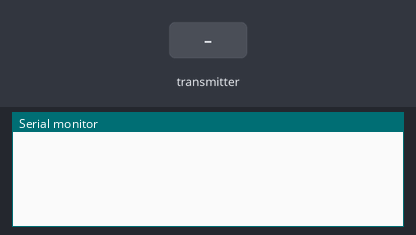
This sketch was run on a simulated ESP32. Parts: the last lines printed to the serial monitor. Inputs (shaded band) come from the test bench.

Above: at 1.2 s.
1.3 s: the transmitter starts sending a = 0
At 1.66 s:
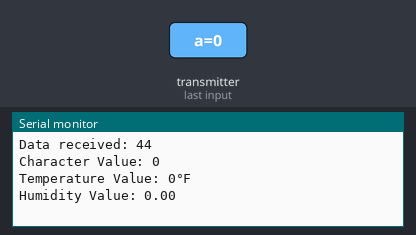
2.8 s: the transmitter starts sending b = 1024
4.3 s: the transmitter starts sending c = 25
At 4.66 s:
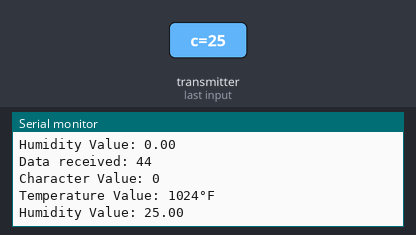
5.8 s: the transmitter starts sending a = 1
7.3 s: the transmitter starts sending b = 2048
8.8 s: the transmitter starts sending c = 50
At 9.16 s:
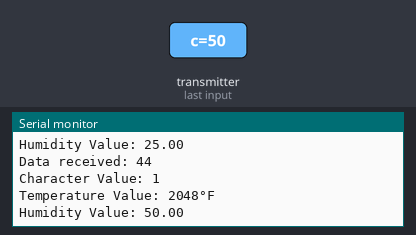
Timing chart, 0 to 11.3 s (numbered marks = the images above; inputs shaded):
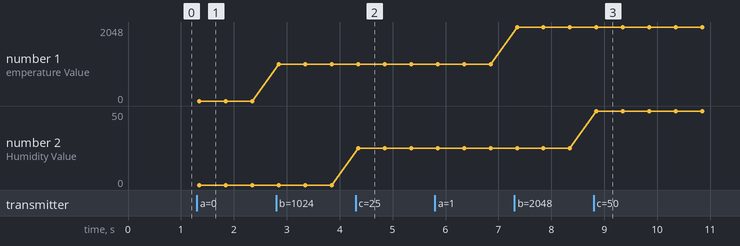

Measured:
- after the input at 1.3 s, the serial monitor: prints a new line after 0.05 s (image 1)
- after the input at 4.3 s, the serial monitor: prints a new line after 0.05 s (image 2)
- after the input at 8.8 s, the serial monitor: prints a new line after 0.05 s (image 3)
- plotted number 1: 0 → 1024 after the input at 2.8 s, 1024 → 2048 after the input at 7.3 s
- plotted number 2: 0 → 25 after the input at 4.3 s, 25 → 50 after the input at 8.8 s

The sketch:

Receiver_espnow.ino
```cpp
// Include Libraries
#include <esp_now.h>
#include <WiFi.h>

// Define a data structure
typedef struct struct_message {
  char a[32];
  int b;
  float c;
  bool d;
} struct_message;

// Create a structured object
struct_message myData;


// Callback function executed when data is received
// Transmitting DHT11 sensor data (Temperature, Humidity)
void OnDataRecv(const esp_now_recv_info_t *info, const uint8_t *data, int len) {
//void OnDataRecv(const uint8_t * mac, const uint8_t *incomingData, int len) {
  memcpy(&myData, data, sizeof(myData));
  Serial.print("Data received: ");
  Serial.println(len);
  Serial.print("Character Value: ");
  Serial.println(myData.a); //Input Text Message
  Serial.print("Temperature Value: ");
  Serial.print(myData.b); //DHT Temp value converted to F
  Serial.println("°F");
  Serial.print("Humidity Value: ");
  Serial.println(myData.c); //DHT Humidity value
}

void setup() {
  // Set up Serial Monitor
  Serial.begin(115200);

  // Set ESP32 as a Wi-Fi Station
  WiFi.mode(WIFI_STA);

  // Initilize ESP-NOW
  if (esp_now_init() != ESP_OK) {
    Serial.println("Error initializing ESP-NOW");
    return;
  }

  // Register callback function
  esp_now_register_recv_cb(OnDataRecv);
}

void loop() {

}
```
